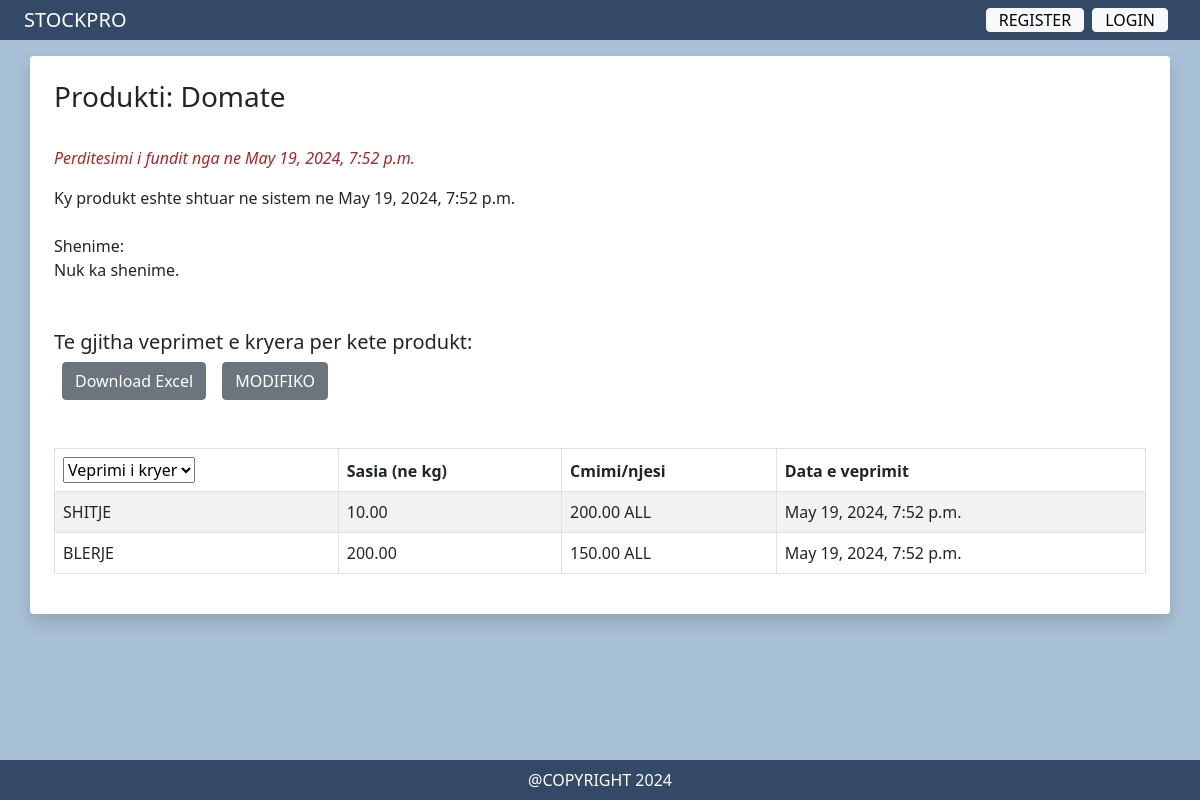
The page /product_details/1/2024/6/ on the database as committed earlier.
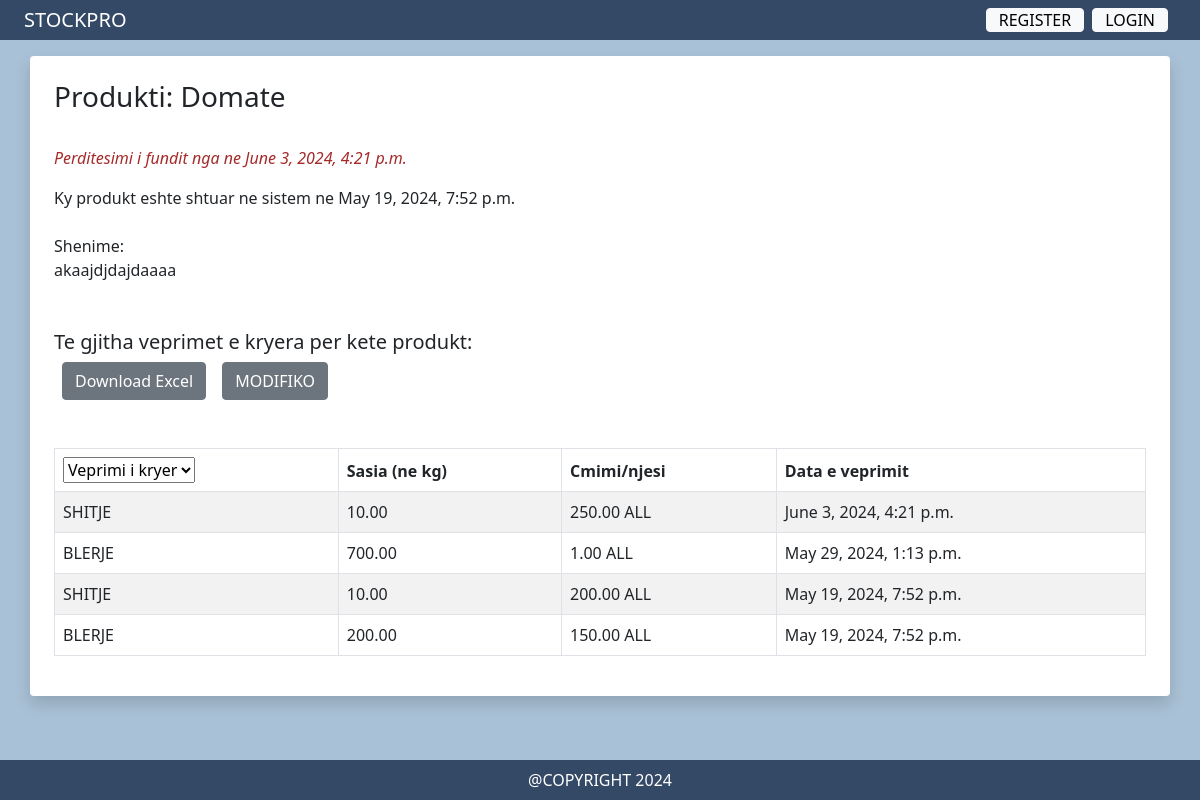
The same page on the database as committed later.
### product/models.py (models this page shows, shortened)
class Product (models.Model):
    UNIT_CHOICES = [
        ('kg', 'Kilogram'),
        ('g', 'Gram'),
        ('L', 'Liter'),
        ('ml', 'Milliliter'),
        ('pcs', 'Cope'),
    ]
    name=models.CharField(max_length=255, unique=True)
    celja_quantity = models.DecimalField(default=0, decimal_places=2, max_digits=20, editable=False) #celja qe do llogaritet muaj per muaj
    actual_stock = models.DecimalField(default=0, decimal_places=2, max_digits=20) #stoku aktual per muajin aktual
    total_stock = models.DecimalField(default=0, decimal_places=2, max_digits=20) #stoku total per muajin e zgjedhur
    product_created_at = models.DateTimeField(auto_now_add=True) #kur eshte hedhur produkti ne sistem
    updated_at = models.DateTimeField(null=True, blank=True) #kur eshte bere ndonje ndryshim ne produkt (hedhje report, modifikim etj)
    notes = models.TextField (blank=True)  #momentalisht nuk jan editable
    created_by = models.ForeignKey(User, on_delete=models.PROTECT, null=True, related_name='created_products')
    last_modified_by = models.ForeignKey(User, on_delete=models.PROTECT, null=True)
    unit = models.CharField(max_length=10, choices=UNIT_CHOICES, default='kg')
    search_vector = SearchVectorField(null=True, editable = False)
    total_cost_per_product = models.DecimalField(max_digits=20, decimal_places=2, blank=True, null=True) #sa eshte shpenzuar per blerje per produktin e zgjedhur ne muajin e gjedhur
    total_revenue_per_product = models.DecimalField(max_digits=20, decimal_places=2, blank=True, null=True)#sa eshte gjeneruar fitim per produktin e zgjedhur ne muajin e gjedhur
    buys = models.DecimalField(max_digits=20, decimal_places=2, default=0) #sasia e blerjeve per produktin ne muajin e zgjedhur
    sales = models.DecimalField(max_digits=20, decimal_places=2, default=0)#sasia e shitjeve per produktin ne muajin e zgjedhur
    def get_all_reports(self):
        return DailyReport.objects.filter(
            product=self
        ).order_by('-created_at')

class DailyReport (models.Model):
    ACTION_CHOICES = [
        ('buy', 'BLERJE'),
        ('sale', 'SHITJE'),
    ]
    action = models.CharField(max_length=4, choices=ACTION_CHOICES, default = 'buy')
    product = models.ForeignKey('Product', on_delete=models.CASCADE, related_name='daily_reports')
    quantity = models.DecimalField(max_digits=20, decimal_places=2, default=0)
    price = models.DecimalField(max_digits=20, decimal_places=2, default=0)
    created_at = models.DateTimeField(auto_now_add=True)
    revenue = models.DecimalField(max_digits=20, decimal_places=2, default=0)
    cost= models.DecimalField(max_digits=20, decimal_places=2, default=0)
    created_by = models.ForeignKey(User, on_delete=models.SET_NULL, null=True)

### product/views.py (the view)
# urls.py: path('product_details/<int:product_id>/<int:current_year>/<int:current_month>/', views.product_details, name='product_details'),
def product_details(request, product_id, current_year, current_month):
    product = get_object_or_404(Product, pk=product_id)
    reports = product.get_all_reports()
    return render(request, 'product/product_details.html', {'product': product, 'reports': reports, 'current_year':current_year, 'current_month':current_month})

### product/templates/product/product_details.html (shortened to what this page needs)
{% extends 'core/base.html' %}
{% block content %}
<div class=" container shadow p-4 mx-auto mt-3 bg-body rounded">
<h3>Produkti: {{ product.name }}</h3>
<br>
    <p style="color: brown; font-style: italic;">Perditesimi i fundit nga {{ product.last_modified_by.username }} ne {{ product.updated_at }}
<br>
<div> Ky produkt eshte shtuar ne sistem ne {{ product.product_created_at }}</div>
<br>
<div>Shenime:
    {% if product.notes %}
        <div>{{ product.notes }}</div>
    {% else %}
        <div>Nuk ka shenime.</div>
    {% endif %}
</div>
<br><br>
<h5>Te gjitha veprimet e kryera per kete produkt:</h5>
<table class="table table-bordered table-striped" id="monthly_report">
    <thead>
        <th></th>
        <th>Sasia (ne {{ product.unit }})</th>
        <th>Cmimi/njesi</th>
        <th>Data e veprimit</th>
    </thead>
    {% for report in reports %}
    <tr>
        <td>{{ report.get_action_display }} </td>
           <td> {{ report.quantity }}</td>
            <td>{{ report.price }} ALL </td>
            <td>{{ report.created_at }}</td>
    {% empty %}
        <li>No actions recorded for this month.</li>
    {% endfor %}
</div>
<div class="d-flex">
<button onclick="submitForm()" class="btn btn-secondary d-flex align-items-center mx-2">Download Excel</button>
<a href="{% url 'product_edit' product_id=product.id %}"><button class="btn btn-secondary d-flex align-items-center mx-2">MODIFIKO</button></a>
</div>
  {% endblock %}

Rows that differ between the two databases and show on the page:
changed Product "Domate": updated_at "May 19, 2024, 7:52 p.m." → "June 3, 2024, 4:21 p.m."; notes (not shown) → "akaajdjdajdaaaa"
added DailyReport: action "SHITJE", quantity "10.00", price "250.00", created_at "June 3, 2024, 4:21 p.m."
added DailyReport: action "BLERJE", quantity "700.00", price "1.00", created_at "May 29, 2024, 1:13 p.m."
Other text that changed with them:
text no longer shown: "Nuk ka shenime."
